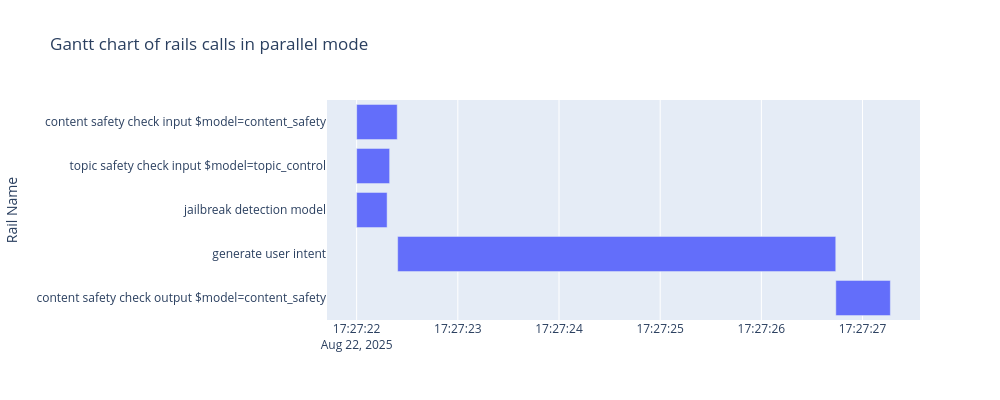

Notebook cell for this chart:
### Markdown cell above
### Gantt Chart Analysis

The Gantt chart below shows the sequence of rails from the parallel configuration. This shows all input rails running in parallel as expected. Once all three input rails validate the input is safe, the user request is forwarded to the Main LLM. Once the Main LLM completes the response, it is checked by the content-safety output rail and returned to the user.

### Code cell
# Let's plot a Gantt chart, to show the sequence of when the rails execute

fig = px.timeline(parallel_df.loc[sequential_df['is_rail']], x_start="start_dt", x_end="end_dt", y="name",
                 title="Gantt chart of rails calls in parallel mode",
                 labels={"name": "Rail Name"},
                 height=400, width=1000)
fig.update_yaxes(autorange="reversed")
fig.show()

### Figure 1 — Plotly figure (JSON) as saved in the notebook; plotly's stock layout.template omitted (floating-point values rounded to 4 significant figures)
{"data": [{"base": ["2025-08-22T17:27:22.000000000", "2025-08-22T17:27:22.000012875", "2025-08-22T17:27:22.000019073", "2025-08-22T17:27:22.405339956", "2025-08-22T17:27:26.735958099"], "hovertemplate": "start_dt=%{base}<br>end_dt=%{x}<br>Rail Name=%{y}<extra></extra>", "legendgroup": "", "marker": {"color": "#636efa", "pattern": {"shape": ""}}, "name": "", "orientation": "h", "showlegend": false, "textposition": "auto", "type": "bar", "x": [401, 326, 301, 4330, 539], "xaxis": "x", "y": ["content safety check input $model=content_safety", "topic safety check input $model=topic_control", "jailbreak detection model", "generate user intent", "content safety check output $model=content_safety"], "yaxis": "y"}], "layout": {"barmode": "overlay", "height": 400, "legend": {"tracegroupgap": 0}, "title": {"text": "Gantt chart of rails calls in parallel mode"}, "width": 1000, "xaxis": {"anchor": "y", "domain": [0, 1], "type": "date"}, "yaxis": {"anchor": "x", "autorange": "reversed", "domain": [0, 1], "title": {"text": "Rail Name"}}}}
